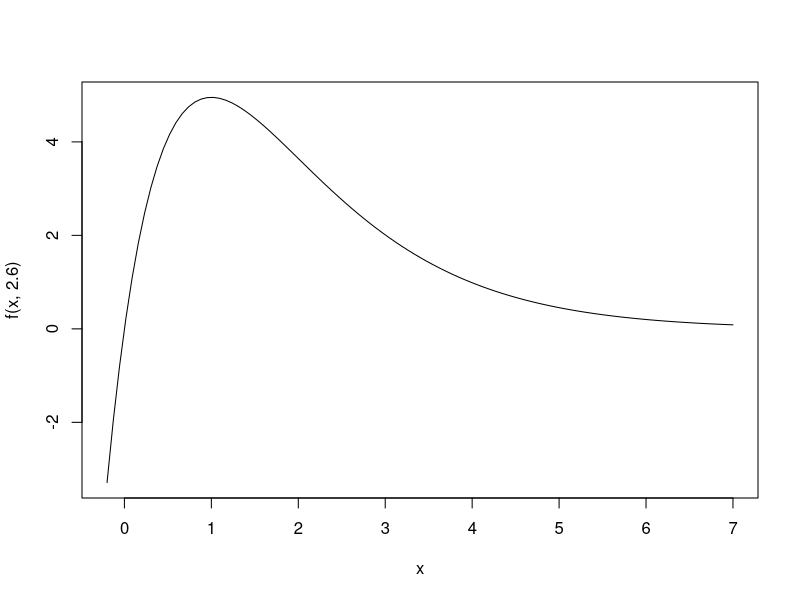
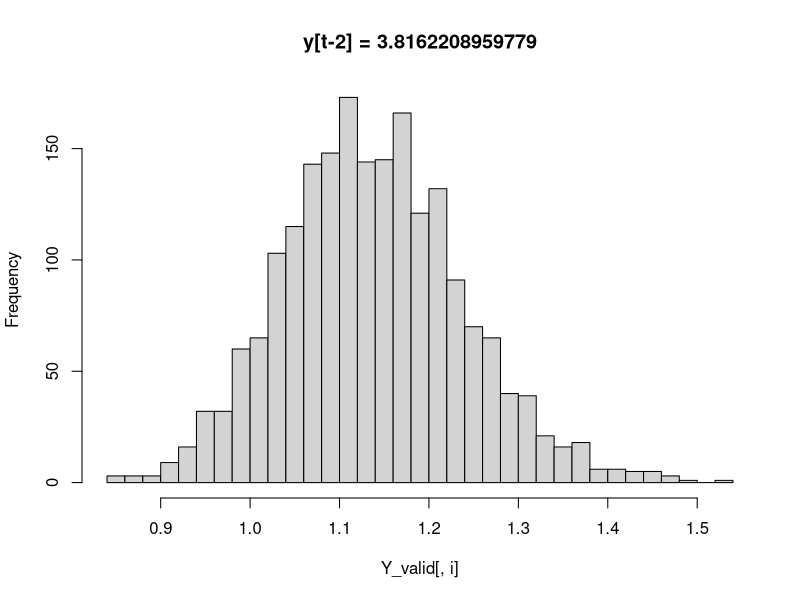

Here is the R script that generated these plots, in order:
rm(list=ls())

f = function(x, theta) x * exp( theta - x)
curve(f(x, 2.6), from=-0.2, to=7)

L = 10

TT = 10e3 
nburn = 100
ninit = 5
n = ninit + nburn + TT + L

sig = 0.09
theta = 2.6







### lognormal

set.seed(1)

y0 = numeric(n)
y0[1:ninit] = exp(rnorm(ninit, 0.0, sd=sig))

for (t in (ninit+1):n) {
	y0[t] = f(y0[t-2], theta) * exp(rnorm(1, 0.0, sd=sig))
}

y1 = y0[-c(1:(ninit+nburn))]

length(y1) == (TT + L)

yX = embed(y1, L+1)

y = yX[,1]
X = yX[,-1]

str(y)
str(X)

# nplot = 200
# plot.ts(y[1:nplot])

# par(mfrow=c(3,2))
# for (i in 1:5) plot(X[1:nplot,i], y[1:nplot], main=paste("Lag", i))

# library("rgl")
# plot3d(X[1:nplot,3], X[1:nplot,2], X[1:nplot,1], type='p', xlab="lag 2", ylab="lag 1", zlab="y")
# dev.off()


## for validation

nprime = 1000
tprime = sort(sample(1001:10e3, nprime, replace=FALSE))

y_valid = y[tprime]
X_valid = X[tprime,]

nsim_valid = 2000

Y_valid = matrix(NA, nrow=nsim_valid, ncol=nprime)
for (i in 1:nprime) {
	Y_valid[,i] = f(X_valid[i,2], theta) * exp(rnorm(nsim_valid, 0.0, sd=sig))
}

i = 2
hist(Y_valid[,i], breaks=30, main=paste("y[t-2] =", X_valid[i,2]))

save(file="Ricker_sigle_lognormal.rda", y, X, y_valid, X_valid, Y_valid, tprime)



### lognormal on two lags

set.seed(2)

y0 = numeric(n)
y0[1:ninit] = exp(rnorm(ninit, 0.0, sd=sig))

for (t in (ninit+1):n) {
	y0[t] = f(y0[t-2], theta) * exp(rnorm(1, 0.0, sd=sig*(y0[t-1])))
}


y1 = y0[-c(1:(ninit+nburn))]

length(y1) == (TT + L)

yX = embed(y1, L+1)

y = yX[,1]
X = yX[,-1]

str(y)
str(X)

# nplot = 70
# plot.ts(y[1:nplot])

# par(mfrow=c(3,2))
# for (i in 1:5) plot(X[1:nplot,i], y[1:nplot], main=paste("Lag", i))

# library("rgl")
# plot3d(X[1:nplot,3], X[1:nplot,2], X[1:nplot,1], type='p', xlab="lag 2", ylab="lag 1", zlab="y")
# dev.off()


# check empirical distributions
# x1val = 0.5
# x2val = 1.0
# indx = which( sqrt((X[,1] - 0.5)^2 + (X[,2] - 1.0)^2) < 0.5 )
# length(indx)
# hist(y[indx], freq=F)
# curve(dlnorm(x, log(x2val) + theta - x2val, sig*x1val), 0, 10, add=T, col="blue")
# dlnorm(0:10, log(x2val) + theta - x2val, sig*x1val)

## for validation

nprime = 1000
tprime = sort(sample(1001:10e3, nprime, replace=FALSE))

y_valid = y[tprime]
X_valid = X[tprime,]

nsim_valid = 2000

Y_valid = matrix(NA, nrow=nsim_valid, ncol=nprime)
for (i in 1:nprime) {
	Y_valid[,i] = f(X_valid[i,2], theta) * exp(rnorm(nsim_valid, 0.0, sd=sig*X_valid[i,1]))
}

# i = 50
# (i = which.max(y_valid))
# hist(Y_valid[,i], breaks=30, main=paste("y[t-1] =", X_valid[i,1], "y[t-2] =", X_valid[i,2]))

# library("rgl")
# plot3d(X_valid[,2], X_valid[,1], y_valid, type='p', xlab="lag 2", ylab="lag 1", zlab="y")
# dev.off()



save(file="Ricker_twolag_lognormal.rda", y, X, y_valid, X_valid, Y_valid, tprime)







### original

set.seed(3)

y0 = numeric(n)
y0[1:ninit] = exp(rnorm(ninit, 0.0, sd=sig))

for (t in (ninit+1):n) {
	y0[t] = f(y0[t-2], theta) + rnorm(1, 0.0, sd=sig)
}

y1 = y0[-c(1:(ninit+nburn))]

length(y1) == (TT + L)

yX = embed(y1, L+1)

y = yX[,1]
X = yX[,-1]

str(y)
str(X)

# nplot = 200
# plot.ts(y[1:nplot])

# par(mfrow=c(3,2))
# for (i in 1:5) plot(X[1:nplot,i], y[1:nplot], main=paste("Lag", i))

# library("rgl")
# plot3d(X[1:nplot,3], X[1:nplot,2], X[1:nplot,1], type='p', xlab="lag 2", ylab="lag 1", zlab="y")
# dev.off()


## for validation

nprime = 1000
tprime = sort(sample(1001:10e3, nprime, replace=FALSE))

y_valid = y[tprime]
X_valid = X[tprime,]

nsim_valid = 2000

Y_valid = matrix(NA, nrow=nsim_valid, ncol=nprime)
for (i in 1:nprime) {
	Y_valid[,i] = f(X_valid[i,2], theta) + rnorm(nsim_valid, 0.0, sd=sig)
}

# i = 2
# hist(Y_valid[,i], breaks=30, main=paste("y[t-2] =", X_valid[i,2]))

save(file="Ricker_single.rda", y, X, y_valid, X_valid, Y_valid, tprime)


 
rm(list=ls())
